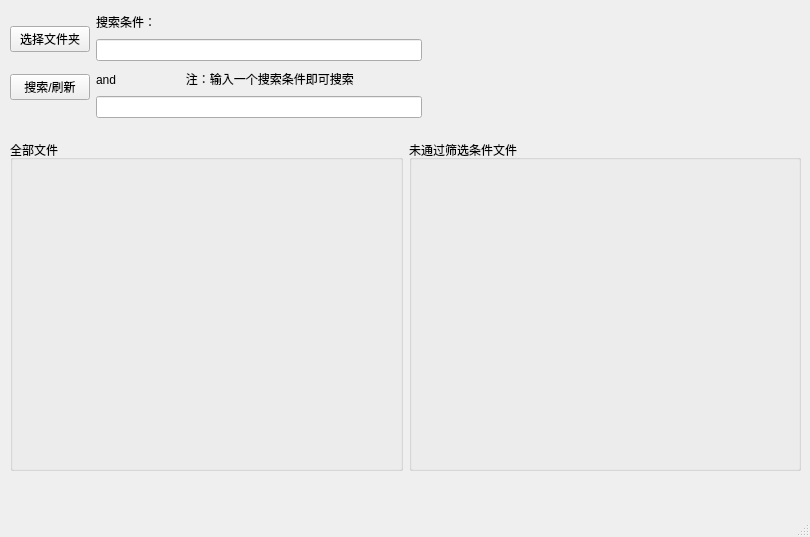
<?xml version="1.0" encoding="UTF-8"?>
<ui version="4.0">
 <class>MainWindow</class>
 <widget class="QMainWindow" name="MainWindow">
  <property name="geometry">
   <rect>
    <x>0</x>
    <y>0</y>
    <width>810</width>
    <height>537</height>
   </rect>
  </property>
  <property name="windowTitle">
   <string>MainWindow</string>
  </property>
  <widget class="QWidget" name="centralwidget">
   <widget class="QWidget" name="layoutWidget">
    <property name="geometry">
     <rect>
      <x>10</x>
      <y>140</y>
      <width>791</width>
      <height>331</height>
     </rect>
    </property>
    <layout class="QHBoxLayout" name="horizontalLayout">
     <item>
      <widget class="QGroupBox" name="groupBox">
       <property name="title">
        <string>全部文件</string>
       </property>
      </widget>
     </item>
     <item>
      <widget class="QGroupBox" name="groupBox_2">
       <property name="title">
        <string>未通过筛选条件文件</string>
       </property>
      </widget>
     </item>
    </layout>
   </widget>
   <widget class="QWidget" name="">
    <property name="geometry">
     <rect>
      <x>10</x>
      <y>10</y>
      <width>412</width>
      <height>108</height>
     </rect>
    </property>
    <layout class="QHBoxLayout" name="horizontalLayout_2">
     <item>
      <layout class="QVBoxLayout" name="verticalLayout">
       <item>
        <widget class="QPushButton" name="pushButton">
         <property name="text">
          <string>选择文件夹</string>
         </property>
        </widget>
       </item>
       <item>
        <widget class="QPushButton" name="pushButton_2">
         <property name="text">
          <string>搜索/刷新</string>
         </property>
        </widget>
       </item>
      </layout>
     </item>
     <item>
      <layout class="QVBoxLayout" name="verticalLayout_2">
       <item>
        <widget class="QLabel" name="label_2">
         <property name="text">
          <string>搜索条件：</string>
         </property>
        </widget>
       </item>
       <item>
        <widget class="QLineEdit" name="lineEdit">
         <property name="toolTip">
          <string>&lt;html&gt;&lt;head/&gt;&lt;body&gt;&lt;p&gt;搜索条件 1&lt;/p&gt;&lt;/body&gt;&lt;/html&gt;</string>
         </property>
         <property name="text">
          <string/>
         </property>
        </widget>
       </item>
       <item>
        <widget class="QLabel" name="label">
         <property name="text">
          <string>and                     注：输入一个搜索条件即可搜索</string>
         </property>
        </widget>
       </item>
       <item>
        <widget class="QLineEdit" name="lineEdit_2">
         <property name="toolTip">
          <string>&lt;html&gt;&lt;head/&gt;&lt;body&gt;&lt;p&gt;搜索条件 2&lt;/p&gt;&lt;/body&gt;&lt;/html&gt;</string>
         </property>
         <property name="text">
          <string/>
         </property>
        </widget>
       </item>
      </layout>
     </item>
    </layout>
   </widget>
  </widget>
  <widget class="QMenuBar" name="menubar">
   <property name="geometry">
    <rect>
     <x>0</x>
     <y>0</y>
     <width>810</width>
     <height>24</height>
    </rect>
   </property>
  </widget>
  <widget class="QStatusBar" name="statusbar"/>
 </widget>
 <resources/>
 <connections/>
</ui>
